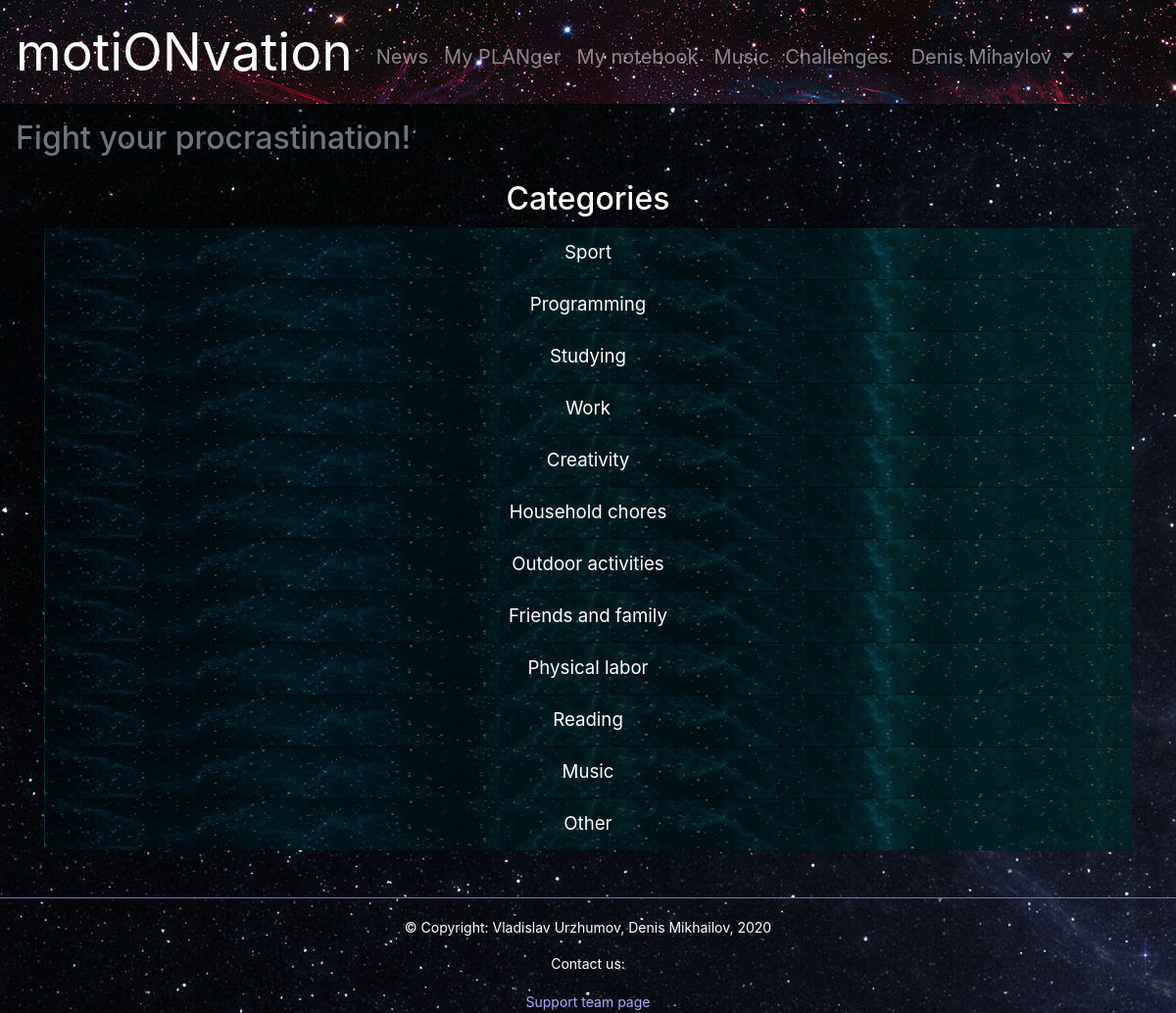
The app's page /select_category (signed in) with its own data.
### motionvation/data/models/categories.py (models this page shows)
class Category(SqlAlchemyBase, SerializerMixin):
    __tablename__ = 'categories'
    id = Column(Integer, primary_key=True, autoincrement=True)
    title = Column(String)
    user_id = Column(Integer, ForeignKey('users.id'))
    user = orm.relation('User')
    tasks = orm.relation('Task', back_populates='category')

### motionvation/application.py (the view)
@app.route('/select_category')
@login_required
def select_category():
    db = db_session.create_session()
    categories = db.query(Category).filter(Category.user_id == admin_id).all().copy()
    return render_template('select_category.html', categories=categories, useracc=(current_user.name + ' ' + current_user.surname),
                           title='Select category')

### motionvation/application.py (called while the page is built)
@login_manager.user_loader
def load_user(user_id):
    db = db_session.create_session()
    return db.query(User).get(user_id)

### motionvation/data/db_session.py (called while the page is built)
def create_session() -> orm.Session:
    global __factory
    return __factory()

### motionvation/templates/select_category.html
{% extends 'base.html' %}
{% block content %}
<main class='text-center'>
        <h2>Categories</h2>
        <div class="container">
        <ul class="list-group">
            {% for category in categories %}
            <li class="list-group-item list-group-flush list-group-color"><a href="/add_task/{{ category.id }}" class='button-note-text'>{{ category.title }}</a></li>
            {% endfor %}
        </ul>
        </div>
    </main>
{% endblock %}

### motionvation/templates/base.html (shortened to what this page needs)
<!doctype html>
<html lang="ru">
<head>
    <link rel="stylesheet" href="https://stackpath.bootstrapcdn.com/bootstrap/4.4.1/css/bootstrap.min.css">
    <link rel="stylesheet" href="{{ url_for('static', filename='css/style120.css') }}">
</head>
<body>
    <nav class="navbar navbar-dark  navbar-expand-lg" style="background: url(../static/img/4.jpg)">
        <a class="navbar-brand ssilka" href="/">motiONvation</a>
        <div class="collapse navbar-collapse">
            {% if current_user.is_authenticated %}
            <ul class="navbar-nav mr-auto">
                <li class="nav-item">
                    <a class="nav-link" href='/news'>News</a>
                </li>
                <li class="nav-item">
                    <a class="nav-link" href='/planger'>My PLANger</a>
                </li>
                <li class="nav-item">
                    <a class="nav-link" href='/mynotes'>My notebook</a>
                </li>
                <li class="nav-item">
                    <a class="nav-link" href='/music' target="_blank">Music</a>
                </li>
                <li class="nav-item">
                    <a class="nav-link" href='/challenges'>Challenges</a>
                </li>
            </ul>
            <ul class="navbar-nav ml-auto">
                <li class="nav-item nav-item-acc dropdown">
                    <a class="nav-link dropdown-toggle" href="#" id="navbardrop" data-toggle="dropdown">
                        {{ useracc }}
                    </a>
                </li>
            </ul>
                {% endif %}
        </div>
    </nav>
    <h2 class="p-3 text-muted">Fight your procrastination!</h2>
    <main class="container-fluid">
        {% block content %}
        {% endblock %}
    </main>
</body>
<footer class='text-center'>
    <br>
    <br>
    <div style="height:20px; border-top:1px solid #9EC1D4; padding-left:10px; border-color: #77b;"></div>
    <p class='button-note-text' style="font-size: 14px;">
        © Copyright: Vladislav Urzhumov, Denis Mikhailov, 2020
    </p>
    <section class='simple-inline'>
        <p class='button-note-text' style="font-size: 14px;">
            Contact us:
        </p>
        <a href="/contact" class='button-note-text' style="font-size: 14px; color: #aaf;">
            Support team page
        </a>
    </section>
</footer>
</html>

### motionvation/static/css/style120.css (style rules this page uses)
body { background: url(../img/7.jpg); color: #fff; }
.ssilka { font-size: 40pt; }
.nav-link { font-size: 15pt; margin-top: 10px; }
.list-group-color { background: url(../img/1.jpg); }
.button-note-text { color: #fff; font-size: 14pt; text-decoration: none; }
.nav-item-acc { margin-right: 80px; }

### records on screen
Category: title "Sport"
Category: title "Programming"
Category: title "Studying"
Category: title "Work"
Category: title "Creativity"
Category: title "Household chores"
Category: title "Outdoor activities"
Category: title "Friends and family"
Category: title "Physical labor"
Category: title "Reading"
Category: title "Music"
Category: title "Other"

### other values on screen
{{ useracc }} "Denis Mihaylov"
